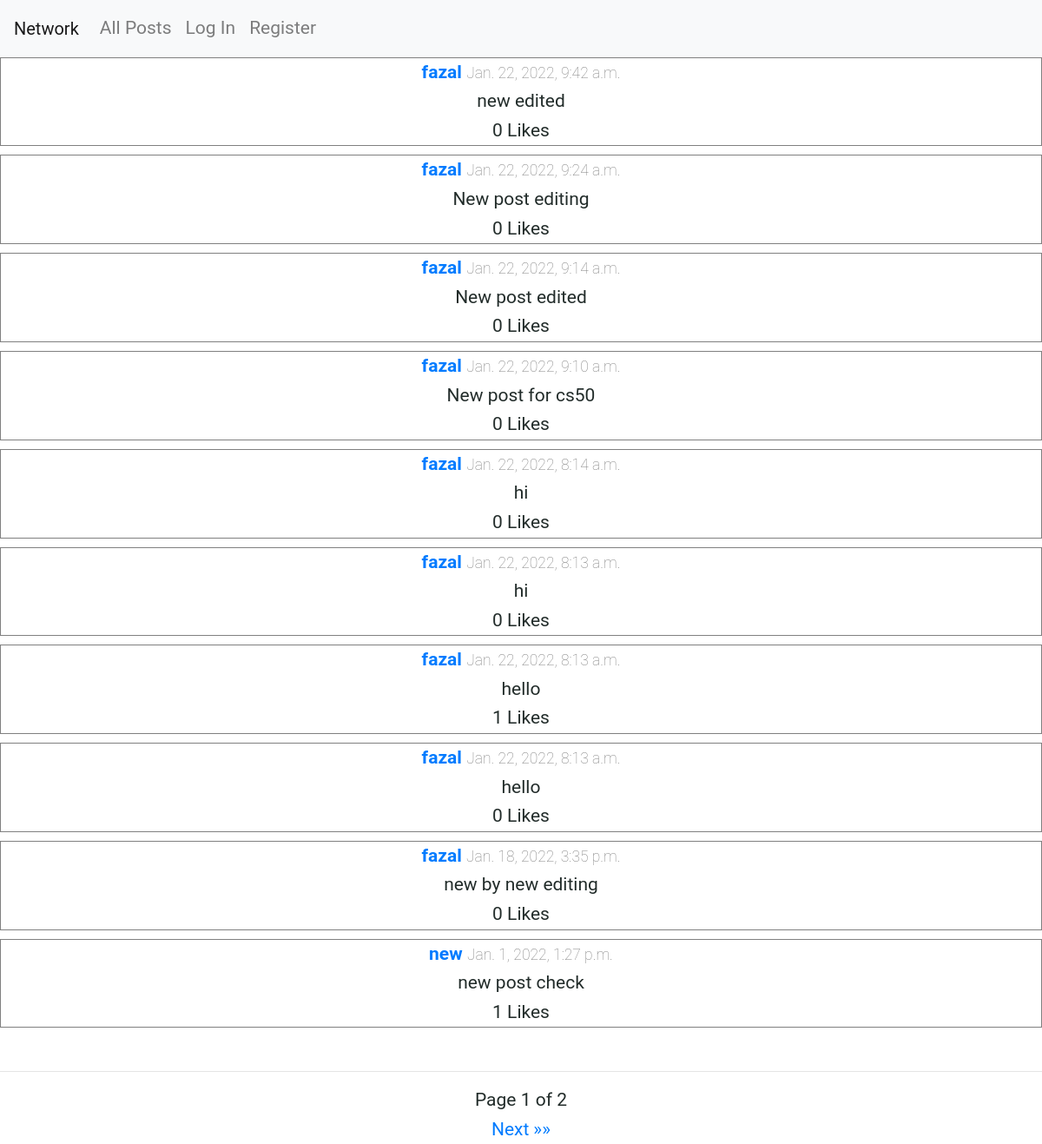
Screenshot of /allposts with the database file from the repository.
### network/models.py (models this page shows)
class Post(models.Model):
    user = models.ForeignKey(User, on_delete=CASCADE, related_name="poster")
    content = models.TextField(max_length=280)
    timestamp = models.DateTimeField(auto_now_add=True)
    likes = models.IntegerField(default=0)
    liked_by_user = models.BooleanField(default=False)
    allow_edit = models.BooleanField(default=False)

class User(AbstractUser):
    pass

### network/views.py (the view)
# urls.py: path("allposts", views.all_posts, name="allPosts"),
def all_posts(request):
    p = Paginator(Post.objects.all().order_by('-timestamp'), 10)
    page = request.GET.get('page')
    posts = p.get_page(page)
    try:
        for post in posts:
            if post.user == request.user:
                post.allow_edit = True
            try:
                liked = Likes.objects.get(post_id=post.id, liked_by=request.user)
                post.liked_by_user = True
            except Likes.DoesNotExist:
                pass
    except TypeError:
        pass
    return render(request, "network/posts.html", {
        "posts" : posts
    })

### network/templates/network/posts.html (shortened to what this page needs)
{% extends "network/layout.html" %}
{% block body %}
    <div class="posts">
        {% for post in posts %}
            <div class="post {{ post.id}}">
                <div style="font-weight: bold;"><a href="{% url 'profile' post.user.username %}">{{ post.user.username }}</a> <span class="time">{{ post.timestamp }}</span></div>
                <div class="content{{ post.id }}">{{ post.content }}</div>
                <div id="likes" class="likes-of-{{ post.id }}">{{ post.likes }} Likes</div>
            </div>
        {% empty %}
            No Posts found.
        {% endfor %}
    </div>
    <br/><hr>
    <div class="pages">Page {{ posts.number }} of {{ posts.paginator.num_pages }}</div>
    <div class="pagination">
        {% if posts.has_next %}
            <a href="?page={{ posts.next_page_number }}">Next</a>
            <a href="?page={{ posts.paginator.num_pages }}">&raquo&raquo</a>
        {% endif %}
    </div>
{% endblock %}

### network/static/network/styles.css (style rules this page uses)
*, *::before, *::after { box-sizing: border-box; }
body { margin: 0; font-family: 'Roboto', sans-serif; font-size: 1.3125rem; line-height: 1.6; color: #222C2A; }
.posts { display: flex; flex-direction: column; gap: 10px; }
.post { border: 0.1px solid gray; display: flex; flex-direction: column; align-items: center; padding: 10px auto; }
.time { font-size: smaller; color: gray; font-weight: 100; }
.pagination { display: flex; justify-content: center; gap: 5px; }
.pages { display: flex; justify-content: center; }

### rows the page displays
Post: user.username "fazal", timestamp "Jan. 22, 2022, 9:42 a.m.", content "new edited", likes "0"
Post: user.username "fazal", timestamp "Jan. 22, 2022, 9:24 a.m.", content "New post editing", likes "0"
Post: user.username "fazal", timestamp "Jan. 22, 2022, 9:14 a.m.", content "New post edited", likes "0"
Post: user.username "fazal", timestamp "Jan. 22, 2022, 9:10 a.m.", content "New post for cs50", likes "0"
Post: user.username "fazal", timestamp "Jan. 22, 2022, 8:14 a.m.", content "hi", likes "0"
Post: user.username "fazal", timestamp "Jan. 22, 2022, 8:13 a.m.", content "hi", likes "0"
Post: user.username "fazal", timestamp "Jan. 22, 2022, 8:13 a.m.", content "hello", likes "1"
Post: user.username "fazal", timestamp "Jan. 22, 2022, 8:13 a.m.", content "hello", likes "0"
Post: user.username "fazal", timestamp "Jan. 18, 2022, 3:35 p.m.", content "new by new editing", likes "0"
Post: user.username "new", timestamp "Jan. 1, 2022, 1:27 p.m.", content "new post check", likes "1"

### other values shown
{{ posts.number }} "1"
{{ posts.paginator.num_pages }} "2"
